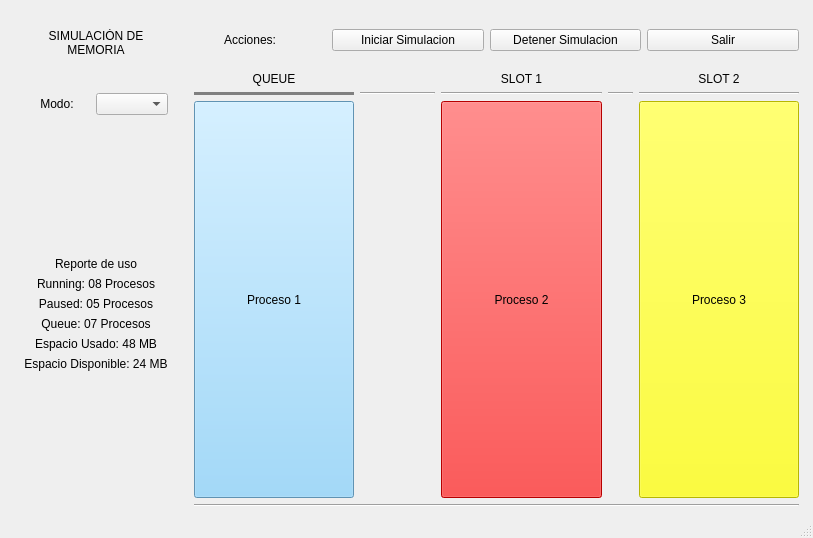
<?xml version="1.0" encoding="UTF-8"?>
<ui version="4.0">
 <class>MainWindow</class>
 <widget class="QMainWindow" name="MainWindow">
  <property name="geometry">
   <rect>
    <x>0</x>
    <y>0</y>
    <width>813</width>
    <height>538</height>
   </rect>
  </property>
  <property name="windowTitle">
   <string>MainWindow</string>
  </property>
  <property name="styleSheet">
   <string notr="true"/>
  </property>
  <widget class="QWidget" name="centralwidget">
   <layout class="QGridLayout" name="gridLayout">
    <item row="0" column="0">
     <layout class="QGridLayout" name="MainLayout" rowstretch="0,1" columnstretch="0,1" rowminimumheight="0,0" columnminimumwidth="1,2">
      <property name="leftMargin">
       <number>15</number>
      </property>
      <property name="rightMargin">
       <number>5</number>
      </property>
      <item row="1" column="1">
       <layout class="QGridLayout" name="ProcessSlotLayout">
        <property name="leftMargin">
         <number>20</number>
        </property>
        <property name="topMargin">
         <number>15</number>
        </property>
        <item row="2" column="0">
         <layout class="QVBoxLayout" name="QueueLayout">
          <item>
           <widget class="QPushButton" name="pushButton_4">
            <property name="sizePolicy">
             <sizepolicy hsizetype="Minimum" vsizetype="Expanding">
              <horstretch>0</horstretch>
              <verstretch>0</verstretch>
             </sizepolicy>
            </property>
            <property name="styleSheet">
             <string notr="true">background-color : #87CEFA</string>
            </property>
            <property name="text">
             <string>Proceso 1</string>
            </property>
           </widget>
          </item>
         </layout>
        </item>
        <item row="1" column="2">
         <widget class="Line" name="line_3">
          <property name="orientation">
           <enum>Qt::Horizontal</enum>
          </property>
         </widget>
        </item>
        <item row="1" column="0">
         <widget class="Line" name="line">
          <property name="styleSheet">
           <string notr="true">color : gray</string>
          </property>
          <property name="frameShadow">
           <enum>QFrame::Plain</enum>
          </property>
          <property name="lineWidth">
           <number>150</number>
          </property>
          <property name="orientation">
           <enum>Qt::Horizontal</enum>
          </property>
         </widget>
        </item>
        <item row="2" column="2">
         <layout class="QVBoxLayout" name="Slot1Layout">
          <item>
           <widget class="QPushButton" name="pushButton_5">
            <property name="sizePolicy">
             <sizepolicy hsizetype="Minimum" vsizetype="Expanding">
              <horstretch>0</horstretch>
              <verstretch>0</verstretch>
             </sizepolicy>
            </property>
            <property name="styleSheet">
             <string notr="true">background-color : red</string>
            </property>
            <property name="text">
             <string>Proceso 2</string>
            </property>
           </widget>
          </item>
         </layout>
        </item>
        <item row="2" column="4">
         <layout class="QVBoxLayout" name="Slot2Layout">
          <item>
           <widget class="QPushButton" name="pushButton_6">
            <property name="sizePolicy">
             <sizepolicy hsizetype="Minimum" vsizetype="Expanding">
              <horstretch>0</horstretch>
              <verstretch>0</verstretch>
             </sizepolicy>
            </property>
            <property name="styleSheet">
             <string notr="true">background-color : yellow</string>
            </property>
            <property name="text">
             <string>Proceso 3</string>
            </property>
           </widget>
          </item>
         </layout>
        </item>
        <item row="0" column="0">
         <widget class="QLabel" name="label_queue_titulo">
          <property name="text">
           <string>QUEUE</string>
          </property>
          <property name="alignment">
           <set>Qt::AlignCenter</set>
          </property>
         </widget>
        </item>
        <item row="0" column="2">
         <widget class="QLabel" name="label_slot1">
          <property name="text">
           <string>SLOT 1</string>
          </property>
          <property name="alignment">
           <set>Qt::AlignCenter</set>
          </property>
         </widget>
        </item>
        <item row="0" column="4">
         <widget class="QLabel" name="label_slot2">
          <property name="text">
           <string>SLOT 2</string>
          </property>
          <property name="alignment">
           <set>Qt::AlignCenter</set>
          </property>
         </widget>
        </item>
        <item row="1" column="1">
         <widget class="Line" name="line_2">
          <property name="minimumSize">
           <size>
            <width>75</width>
            <height>0</height>
           </size>
          </property>
          <property name="maximumSize">
           <size>
            <width>75</width>
            <height>16777215</height>
           </size>
          </property>
          <property name="orientation">
           <enum>Qt::Horizontal</enum>
          </property>
         </widget>
        </item>
        <item row="1" column="4">
         <widget class="Line" name="line_5">
          <property name="orientation">
           <enum>Qt::Horizontal</enum>
          </property>
         </widget>
        </item>
        <item row="1" column="3">
         <widget class="Line" name="line_4">
          <property name="maximumSize">
           <size>
            <width>25</width>
            <height>16777215</height>
           </size>
          </property>
          <property name="orientation">
           <enum>Qt::Horizontal</enum>
          </property>
         </widget>
        </item>
        <item row="3" column="0" colspan="5">
         <widget class="Line" name="line_6">
          <property name="orientation">
           <enum>Qt::Horizontal</enum>
          </property>
         </widget>
        </item>
       </layout>
      </item>
      <item row="0" column="1">
       <layout class="QHBoxLayout" name="ActionLayout">
        <property name="topMargin">
         <number>20</number>
        </property>
        <item>
         <widget class="QLabel" name="label_acciones">
          <property name="text">
           <string>Acciones:</string>
          </property>
          <property name="alignment">
           <set>Qt::AlignCenter</set>
          </property>
         </widget>
        </item>
        <item>
         <widget class="QPushButton" name="pushButton_iniciar">
          <property name="text">
           <string>Iniciar Simulacion</string>
          </property>
         </widget>
        </item>
        <item>
         <widget class="QPushButton" name="pushButton_detener">
          <property name="styleSheet">
           <string notr="true"/>
          </property>
          <property name="text">
           <string>Detener Simulacion</string>
          </property>
         </widget>
        </item>
        <item>
         <widget class="QPushButton" name="pushButton_salir">
          <property name="styleSheet">
           <string notr="true"/>
          </property>
          <property name="text">
           <string>Salir</string>
          </property>
         </widget>
        </item>
       </layout>
      </item>
      <item row="0" column="0" rowspan="2">
       <layout class="QVBoxLayout" name="LeftLayout">
        <property name="topMargin">
         <number>10</number>
        </property>
        <item>
         <spacer name="verticalSpacer_3">
          <property name="orientation">
           <enum>Qt::Vertical</enum>
          </property>
          <property name="sizeType">
           <enum>QSizePolicy::Maximum</enum>
          </property>
          <property name="sizeHint" stdset="0">
           <size>
            <width>20</width>
            <height>10</height>
           </size>
          </property>
         </spacer>
        </item>
        <item>
         <widget class="QLabel" name="label_titulo">
          <property name="text">
           <string>SIMULACIÓN DE MEMORIA</string>
          </property>
          <property name="alignment">
           <set>Qt::AlignCenter</set>
          </property>
          <property name="wordWrap">
           <bool>true</bool>
          </property>
         </widget>
        </item>
        <item>
         <spacer name="verticalSpacer_2">
          <property name="orientation">
           <enum>Qt::Vertical</enum>
          </property>
          <property name="sizeType">
           <enum>QSizePolicy::Maximum</enum>
          </property>
          <property name="sizeHint" stdset="0">
           <size>
            <width>20</width>
            <height>30</height>
           </size>
          </property>
         </spacer>
        </item>
        <item>
         <layout class="QHBoxLayout" name="ModeLayout">
          <item>
           <widget class="QLabel" name="label_modo">
            <property name="styleSheet">
             <string notr="true"/>
            </property>
            <property name="text">
             <string>Modo:</string>
            </property>
            <property name="alignment">
             <set>Qt::AlignCenter</set>
            </property>
           </widget>
          </item>
          <item>
           <widget class="QComboBox" name="comboBox_modos"/>
          </item>
         </layout>
        </item>
        <item>
         <spacer name="verticalSpacer">
          <property name="orientation">
           <enum>Qt::Vertical</enum>
          </property>
          <property name="sizeHint" stdset="0">
           <size>
            <width>20</width>
            <height>40</height>
           </size>
          </property>
         </spacer>
        </item>
        <item>
         <layout class="QVBoxLayout" name="ReporteLayout">
          <item>
           <widget class="QLabel" name="label_titulo_reporte">
            <property name="styleSheet">
             <string notr="true"/>
            </property>
            <property name="text">
             <string>Reporte de uso</string>
            </property>
            <property name="alignment">
             <set>Qt::AlignCenter</set>
            </property>
           </widget>
          </item>
          <item>
           <widget class="QLabel" name="label_running">
            <property name="text">
             <string>Running: 08 Procesos</string>
            </property>
            <property name="alignment">
             <set>Qt::AlignCenter</set>
            </property>
           </widget>
          </item>
          <item>
           <widget class="QLabel" name="label_paused">
            <property name="text">
             <string>Paused: 05 Procesos</string>
            </property>
            <property name="alignment">
             <set>Qt::AlignCenter</set>
            </property>
           </widget>
          </item>
          <item>
           <widget class="QLabel" name="label_queue_reporte">
            <property name="text">
             <string>Queue: 07 Procesos</string>
            </property>
            <property name="alignment">
             <set>Qt::AlignCenter</set>
            </property>
           </widget>
          </item>
          <item>
           <widget class="QLabel" name="label_espacio_usado">
            <property name="text">
             <string>Espacio Usado: 48 MB</string>
            </property>
            <property name="alignment">
             <set>Qt::AlignCenter</set>
            </property>
           </widget>
          </item>
          <item>
           <widget class="QLabel" name="label_espacio_disponible">
            <property name="text">
             <string>Espacio Disponible: 24 MB</string>
            </property>
            <property name="alignment">
             <set>Qt::AlignCenter</set>
            </property>
           </widget>
          </item>
         </layout>
        </item>
        <item>
         <spacer name="verticalSpacer_4">
          <property name="orientation">
           <enum>Qt::Vertical</enum>
          </property>
          <property name="sizeHint" stdset="0">
           <size>
            <width>20</width>
            <height>40</height>
           </size>
          </property>
         </spacer>
        </item>
       </layout>
      </item>
     </layout>
    </item>
   </layout>
  </widget>
  <widget class="QStatusBar" name="statusbar"/>
 </widget>
 <resources/>
 <connections/>
</ui>
